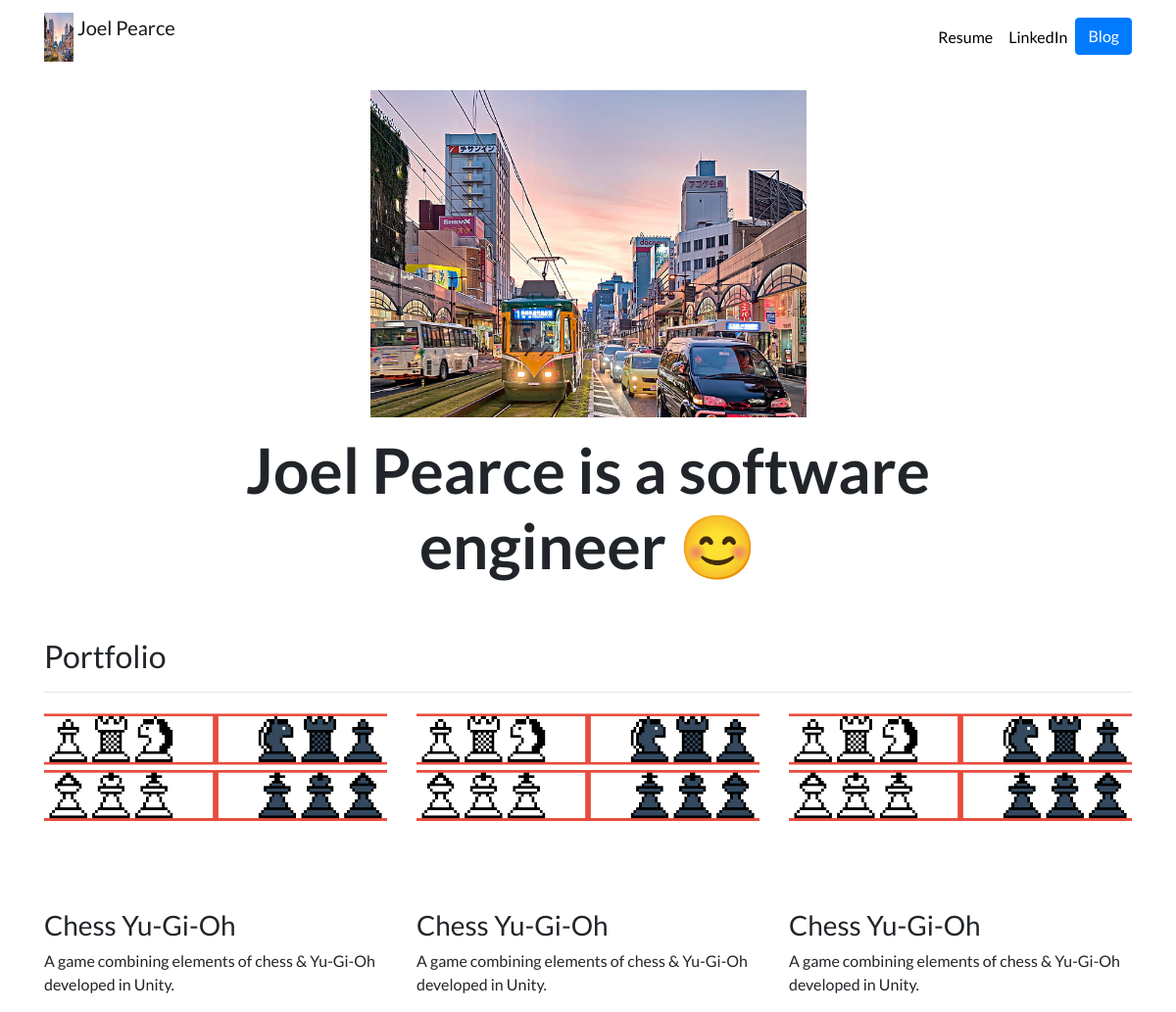
The page / on the database its author committed.
### portfolio/models.py (models this page shows, shortened)
class Project(models.Model):
    title = models.CharField(max_length=100)
    description = models.CharField(max_length=250)
    image = models.ImageField(upload_to='portfolio/images/')
    url = models.URLField(blank=True)

### portfolio/views.py (the view)
# urls.py: path('', views.home, name='home'),
def home(request):
    projects = Project.objects.all()
    return render(request, 'portfolio/home.html', {'projects': projects})

### portfolio/templates/portfolio/home.html
{% extends "portfolio/base.html" %}
{% load static %}
{% block content %}
<div class="row justify-content-center my-3">
  <div class="col-5">
    <img src="{% static 'portfolio/kag.jpg' %}" class="img-fluid">
  </div>
</div>
<div class="row justify-content-center mb-3">
  <div class="col-md-9 text-center">
    <h1 id="hometext" class="font-weight-bold">Joel Pearce is a software engineer 😊</h1>
  </div>
</div>
<h2 class="mt-5">Portfolio</h2>
<hr>
<div class="row">
  {% for project in projects %}
  <div class="col-lg-4 col-md-6">
    {% if project.title == 'Chess Yu-Gi-Oh'  %}
    <a href="{% static 'portfolio/chess_card_game.zip' %}">
      <img src="{{ project.image.url }}" class="img-fluid mb-2">
    </a>
    {% elif project.url %}
    <a href="{{ project.url }}">
      <img src="{{ project.image.url }}" class="img-fluid mb-2">
    </a>
    {% else %}
    <img src="{{ project.image.url }}" class="img-fluid mb-2">
    {% endif %}
    <h3>{{ project.title }}</h3>
    <p>{{ project.description }}</p>
  </div>
  {% endfor %}
</div>
{% endblock %}

### portfolio/templates/portfolio/base.html (shortened to what this page needs)
{% load static %}
<!doctype html>
<html lang="en">
<head>
  <link rel="stylesheet" href="https://stackpath.bootstrapcdn.com/bootstrap/4.4.1/css/bootstrap.min.css">
  <link rel="stylesheet" href="{% static "portfolio/custom.css" %}">
</head>
<body>
  <nav id="topNav" class="navbar navbar-expand-md navbar-light">
    <div class="container">
      <a class="navbar-brand" href="{% url 'home' %}">
        <img src="{% static "portfolio/kag.jpg" %}" width="30" height="30" class="d-inline-block align-top" alt="Nick's Logo">
        <span>Joel Pearce</span>
      </a>
      <div class="collapse navbar-collapse text-center" id="navbarNav">
        <ul class="navbar-nav ml-auto">
          <li class="nav-item">
            <a class="nav-link" href="{% static "portfolio/Joel - CV.pdf" %}">Resume</a>
          </li>
          <li class="nav-item">
            <a class="nav-link" href="https://www.linkedin.com/in/joel-pearce-45a202106/" target="_blank">LinkedIn</a>
          </li>
          <li>
            <a role="button" href="{% url 'post:all_blogs' %}" class="btn btn-primary">Blog</a>
          </li>
        </ul>
      </div>
    </div>
  </nav>
  <div class="container">
    {% block content %}{% endblock %}
  </div>
</body>
</html>

### portfolio/static/portfolio/custom.css (style rules this page uses)
.navbar-nav .nav-link { color: rgba(0,0,0,1) !important; }
body { font-family: 'Lato', sans-serif; margin: 0; width: 100vw; height: 100vh; }
@media (min-width: 992px) { #hometext { font-size: 4rem; } }
img { height: 50px; }

### rows shown on the page
Project: image (picture), title "Chess Yu-Gi-Oh", description "A game combining elements of chess & Yu-Gi-Oh developed in Unity."
Project: image (picture), title "Chess Yu-Gi-Oh", description "A game combining elements of chess & Yu-Gi-Oh developed in Unity."
Project: image (picture), title "Chess Yu-Gi-Oh", description "A game combining elements of chess & Yu-Gi-Oh developed in Unity."
